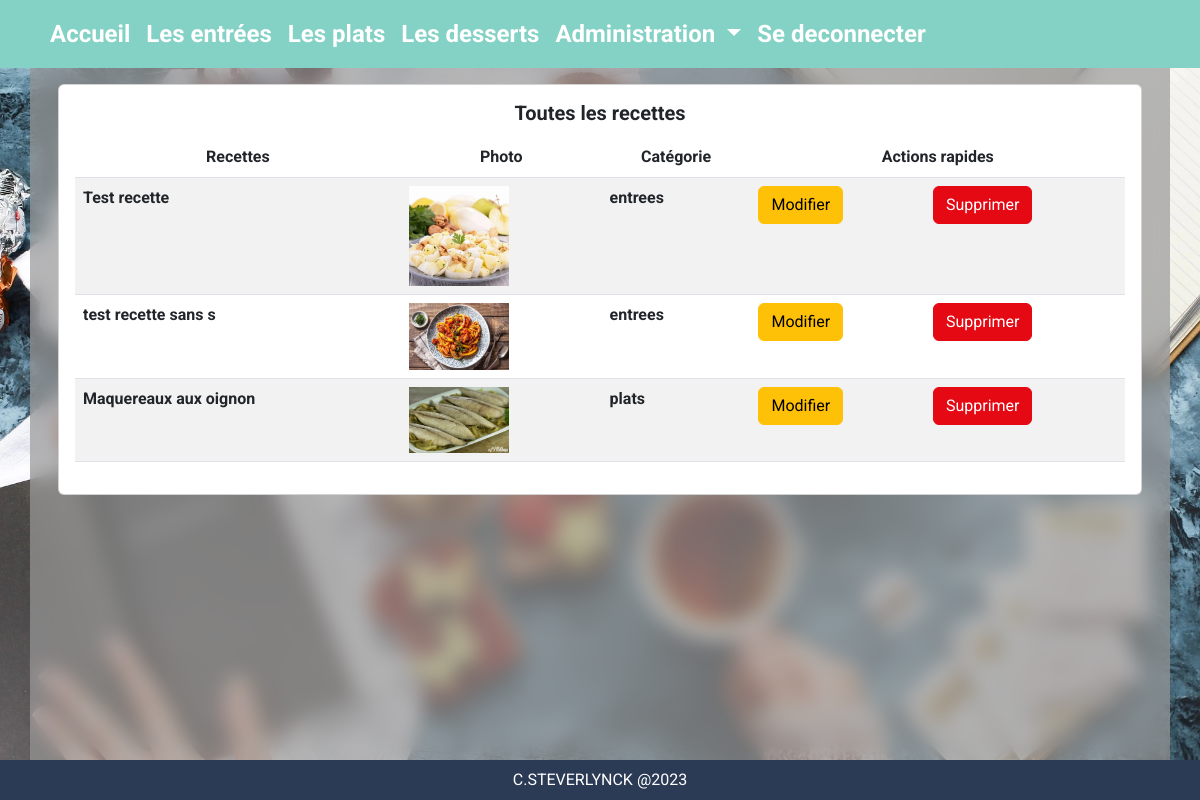
/adminRecettes (signed in), run on the app's committed database.
### tables this page shows
CREATE TABLE IF NOT EXISTS `recipt` (
  `id` int(11) NOT NULL AUTO_INCREMENT,
  `title` varchar(50) NOT NULL,
  `categorie` varchar(50) NOT NULL,
  `niveau` varchar(20) NOT NULL,
  `budget` varchar(20) NOT NULL,
  `temps` time NOT NULL,
  `ingredients` text NOT NULL,
  `preparation` text NOT NULL,
  `photo` varchar(50) NOT NULL,
  PRIMARY KEY (`id`)
);

### controllers/admin/AdminController.php (called while the page is built, shortened)
<?php
require_once "models/admin/AdminModel.php";
require_once "models/utils/Utils.php";
class AdminController extends AdminModel {
    public function adminRecettesController(){
        $lastRecipts    = $this->getLastRecipt();
        require "views/admin/allReciptView.php";
    }
}

### models/admin/AdminModel.php (called while the page is built, shortened)
<?php
require_once "models/Connect.php";
class AdminModel extends Connect{
    private $bdd;
    public function __construct(){
        $this->bdd = $this->getBDD();
    }
    protected function getLastRecipt($limit=9999999)
    {
        $req = $this->bdd->query("SELECT * FROM recipt ORDER BY id DESC LIMIT $limit");
        return $req;
    }
}

### models/Connect.php (called while the page is built, shortened)
<?php
abstract class Connect
{
    private $host = "localhost";
    private $db_name = "blog";
    private $userName = "root";
    private $password = "";
    private static $bdd;
    private function getConnection()
    {
        try {
            self::$bdd = new PDO(
                "mysql:host=" . $this->host . ";dbname=" . $this->db_name . ';charset=utf8',
                $this->userName,
                $this->password
            );
        } catch (Exception $exception) {
            throw new Exception($exception->getMessage());
        }
    }
    public function getBDD(): PDO
    {
        return self::$bdd;
    }
}

### models/utils/Utils.php (called while the page is built, shortened)
<?php
class Utils {
    static function verifAdmin() : bool {
        if (isset($_SESSION["role"])&&$_SESSION["role"]==="administrateur"){
            return true;
        }
        return false;
    }
}

### views/admin/allReciptView.php (the view, shortened to what this page needs)
<?php
if (Utils::verifAdmin()){
?>
<section class="container d-flex flex-column flex-grow-1">
    <div class="card m-3">
        <div class="card-body">
            <h5 class="card-title text-center fw-bold">Toutes les recettes</h5>
            <p class="card-text">
            <table class="table table-striped">
                <thead>
                <th class="text-center">Recettes</th>
                <th class="text-center">Photo</th>
                <th class="text-center">Catégorie</th>
                <th class="text-center" colspan="2">Actions rapides</th>
                </thead>
                <tbody>
                <?php
                while ($recipt = $lastRecipts->fetch()){
                    $photo = "public/images/".$recipt["photo"];
                    ?>
                    <tr>
                        <th> <?=$recipt["title"]?></th>
                        <th> <img style="width: 100px;" class="" src="<?=$photo;?>" ></th>
                        <th><?=$recipt["categorie"];?></th>
                        <th><a href="modifRecipt<?='&&id='.$recipt['id'];?>" class="btn btn-warning">Modifier</a></th>
                        <th><a href="deleteRecipt<?='&&id='.$recipt['id'];?>" class="btn btn-danger">Supprimer</a></th>
                    </tr>
                    <?php
                }
                ?>
                </tbody>
            </table>
            </p>
        </div>
    </div>
</section>
    <?php
}
else {
    header("location: index");
    exit();
}

### data on the page
recipt: title "Test recette", photo (picture), categorie "entrees"
recipt: title "test recette sans s", photo (picture), categorie "entrees"
recipt: title "Maquereaux aux oignon", photo (picture), categorie "plats"
